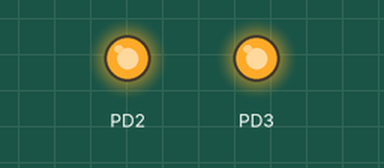
Recording of a program running on a simulated ATmega328P, built with avr-gcc and emulated at 11.0592 MHz. On the bench: output pins drawn as LEDs (lit = HIGH). What the program prints to the serial monitor is not drawn.

Above: at 0.1 s.
Timing chart, 0 to 1.6 s (numbered marks = the images above):
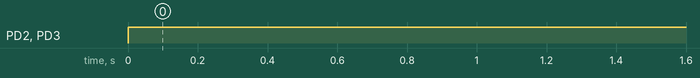

Measured:
- by itself, PD2, PD3: LOW → HIGH at 0.00 s

The program:

main.c
```c
/*
RS485 communication from ATmega328p microcontroller to PC Tutorial

Website-> https://www.xanthium.in/atmel-microchip-avr-atmega328p-rs485-communication-with-computer-tutorial-for-beginners

// Program send the string "Hello from ATmega328p" Continuously to PC using a RS485 cable //

  MAX485                               ATmega328p
+----------+               +--------------------+
|        RO|-------------->|PD0/RXD		     PB2|
|A       D1|<--------------|PD1/TXD		     PB3|
|B      ~RE|<--------------|PD2			     PB4|
|        DE|<--------------|PD3			     PB5|
+----------+               |                    |
						   +--------------------+


*/


//+------------------------------------------------------------------------------------------------+
//| Compiler           : AVR GCC (WinAVR)                                                          |
//| Microcontroller    : ATmega328p                                                                |
//| Programmer         : Rahul.Sreedharan                                                          |
//| Date               : 04-July-2020                                                             |
//+------------------------------------------------------------------------------------------------+

//(C) www.xanthium.in
// Visit to Learn More


#include <stdint.h>
#include <avr/io.h>

#define F_CPU  11059200
#include <util/delay.h>

// +-----------------------------------------------------------------------+ //
// | ATmega328p Baudrate values for UBRRn for external crystal 11.0592MHz  | //
// +-----------------------------------------------------------------------+ //

#define BAUD_RATE_4800_BPS  143 // 4800bps
#define BAUD_RATE_9600_BPS  71  // 9600bps

#define BAUD_RATE_14400_BPS  47 // 14.4k bps
#define BAUD_RATE_19200_BPS  35 // 19.2k bps
#define BAUD_RATE_28800_BPS  23 // 28.8k bps
#define BAUD_RATE_38400_BPS  17 // 38.4k bps
#define BAUD_RATE_57600_BPS  11 // 57.6k bps
#define BAUD_RATE_76800_BPS   8 // 76.8k bps

#define BAUD_RATE_115200_BPS  5 // 115.2k bps
#define BAUD_RATE_230400_BPS  2 // 230.4k bps


int main()
{

	int i = 0;
	unsigned int ubrr = BAUD_RATE_9600_BPS;  //Set Baudrate

	unsigned char data[] = "Hello from ATmega328p  "; //String to be transmitted

	// RS485 Control Lines
	// PD2 -> ~RE (Active Low signal)
	// PD3 ->  DE

	DDRD  |= (1<<PD2) | (1<<PD3); // PD2,PD3 both Outputs
	PORTD |= (1<<PD3);            // PD3->  DE = High;
	                              // MAX485 Transmit mode
	PORTD |= (1<<PD2);            // PD2-> ~RE = High;


	/* Set Baudrate @ 9600bps */
	UBRR0H = (ubrr>>8);
	UBRR0L = (ubrr);

	/*Enable receiver and transmitter */
	UCSR0B = (1<<TXEN0);

	/* Set frame format: 8data, 1stop bit */
	UCSR0C = 0x06;


	while(1) /* Loop the message continuously */
	{
		i = 0;
		while(data[i] != 0) /* print the String  "Hello from ATmega328p" */
		{
			while (!( UCSR0A & (1<<UDRE0))); /* Wait for empty transmit buffer       */
			UDR0 = data[i];					 /* Put data into buffer, sends the data */
			i++;                             /* increment counter                    */
		}

		/* Send new line Character */
		/* On the PC side we are using ReadLine() function to Read,
		/* which exits on receiving new line \n Character*/
		while (!( UCSR0A & (1<<UDRE0))); /* Wait for empty transmit buffer       */
		UDR0 = '\n';					 /* Put data into buffer, sends the data */

		_delay_ms(1000);
	}


	while(1);
}
```
